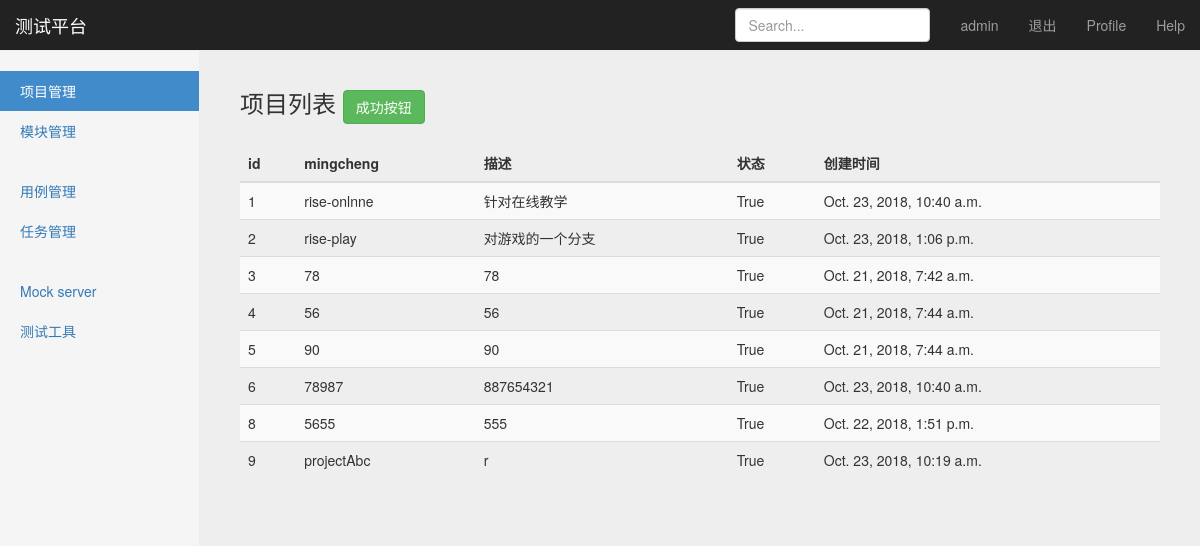
The app's page /manage/project_manage/ (signed in) with its own data.
### project_app/p_models.py (models this page shows)
class Project(models.Model):
    name = models.CharField("名称",max_length=100,blank=False,default="")
    describe = models.TextField("描述",default="")
    status = models.BooleanField("状态",default="True")
    create_time = models.DateTimeField("创建时间",auto_now=True)
    def __str__(self):
        return self.name

### project_app/view/project_views.py (the view)
# urls.py: path('project_manage/', project_views.project_manage),
@login_required
def project_manage(request):
    username = request.session.get('user1', '')
    project_all = Project.objects.all()
    print(project_all)
    return render(request, "project_manage.html", {"user": username, "projects":project_all,
                                                   "type":"list"
                                                   })

### templates/project_manage.html (shortened to what this page needs)
{% extends "base.html" %}
{% block content %}
    <nav class="navbar navbar-inverse navbar-fixed-top">
      <div class="container-fluid">
        <div class="navbar-header">
          <a class="navbar-brand" href="#">测试平台</a>
        </div>
        <div id="navbar" class="navbar-collapse collapse">
          <ul class="nav navbar-nav navbar-right">
            <li><a href="#">{{ user }}</a></li>
            <li><a href="/logout/">退出</a></li>
            <li><a href="#">Profile</a></li>
            <li><a href="#">Help</a></li>
          </ul>
          <form class="navbar-form navbar-right">
            <input type="text" class="form-control" placeholder="Search...">
          </form>
        </div>
      </div>
    </nav>
    <div class="container-fluid">
      <div class="row">
        <div class="col-sm-3 col-md-2 sidebar">
          <ul class="nav nav-sidebar">
            <li class="active"><a href="#">项目管理</a></li>
            <li><a href="#">模块管理</a></li>
          </ul>
          <ul class="nav nav-sidebar">
            <li><a href="">用例管理</a></li>
            <li><a href="">任务管理</a></li>
          </ul>
          <ul class="nav nav-sidebar">
            <li><a href="">Mock server</a></li>
            <li><a href="">测试工具</a></li>
          </ul>
        </div>
        <div class="col-sm-9 col-sm-offset-3 col-md-10 col-md-offset-2 main">
{% if type == "list" %}
          <h3 class="sub-header" style="border-right-width: 50px;">项目列表
           <button type="button" onclick="window.location.href=('/manage/add_project/')" class="btn btn-success">成功按钮</button>
          </h3>
          <div class="table-responsive">
            <table class="table table-striped">
              <thead>
                <tr>
                  <th>id</th>
                  <th>mingcheng</th>
                  <th>描述</th>
                  <th>状态</th>
                  <th>创建时间</th>
                </tr>
              </thead>
              <tbody>
              {% for project in projects %}
                <tr>
                  <td>{{ project.id }}</td>
                  <td>{{ project.name }}</td>
                  <td>{{ project.describe }}</td>
                  <td>{{ project.status }}</td>
                  <td>{{ project.create_time }}</td>
                </tr>
               {% endfor %}
              </tbody>
            </table>
          </div>
        {% endif %}
        </div>
      </div>
    </div>
{% endblock %}

### static/css/signin.css (style rules this page uses)
body { padding-top: 40px; padding-bottom: 40px; background-color: #eee; }

### static/css/dashboard.css (style rules this page uses)
body { padding-top: 50px; }
.sub-header { padding-bottom: 10px; border-bottom: 1px solid #eee; }
.navbar-fixed-top { border: 0; }
.sidebar { display: none; }
@media (min-width: 768px) { .sidebar { position: fixed; top: 51px; bottom: 0; left: 0; z-index: 1000; display: block; padding: 20px; overflow-x: hidden; overflow-y: auto; background-color: #f5f5f5; border-right: 1px solid #eee; } }
.nav-sidebar { margin-right: -21px; margin-bottom: 20px; margin-left: -20px; }
.nav-sidebar > li > a { padding-right: 20px; padding-left: 20px; }
.nav-sidebar > .active > a, .nav-sidebar > .active > a:hover, .nav-sidebar > .active > a:focus { color: #fff; background-color: #428bca; }
.main { padding: 20px; }
@media (min-width: 768px) { .main { padding-right: 40px; padding-left: 40px; } }

### records on screen
Project: id "1", name "rise-onlnne", describe "针对在线教学", status "True", create_time "Oct. 23, 2018, 10:40 a.m."
Project: id "2", name "rise-play", describe "对游戏的一个分支", status "True", create_time "Oct. 23, 2018, 1:06 p.m."
Project: id "3", name "78", describe "78", status "True", create_time "Oct. 21, 2018, 7:42 a.m."
Project: id "4", name "56", describe "56", status "True", create_time "Oct. 21, 2018, 7:44 a.m."
Project: id "5", name "90", describe "90", status "True", create_time "Oct. 21, 2018, 7:44 a.m."
Project: id "6", name "78987", describe "887654321", status "True", create_time "Oct. 23, 2018, 10:40 a.m."
Project: id "8", name "5655", describe "555", status "True", create_time "Oct. 22, 2018, 1:51 p.m."
Project: id "9", name "projectAbc", describe "r", status "True", create_time "Oct. 23, 2018, 10:19 a.m."

### other values on screen
{{ user }} "admin"
